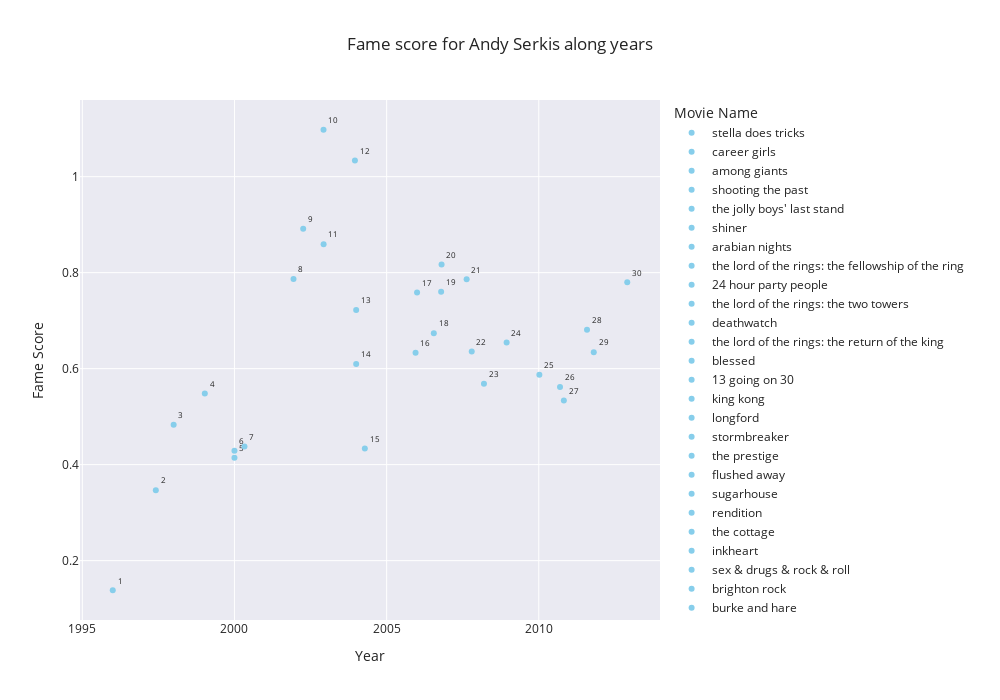

Here is the notebook cell this chart was saved with:
### Code cell
plot_filmography('Andy Serkis')

### Figure 1 — Plotly figure (JSON) as saved in the notebook; plotly's stock layout.template omitted (floating-point values rounded to 4 significant figures)
{"data": [{"hovertemplate": "movie_name=stella does tricks<br>Year=%{x}<br>Fame Score=%{y}<br>text=%{text}<extra></extra>", "legendgroup": "stella does tricks", "marker": {"color": "skyblue", "symbol": "circle"}, "mode": "markers+text", "name": "stella does tricks", "orientation": "v", "showlegend": true, "text": [1], "textfont": {"size": 8}, "textposition": "top right", "type": "scatter", "x": ["1996-01-01T00:00:00"], "xaxis": "x", "y": [0.1383], "yaxis": "y"}, {"hovertemplate": "movie_name=career girls<br>Year=%{x}<br>Fame Score=%{y}<br>text=%{text}<extra></extra>", "legendgroup": "career girls", "marker": {"color": "skyblue", "symbol": "circle"}, "mode": "markers+text", "name": "career girls", "orientation": "v", "showlegend": true, "text": [2], "textfont": {"size": 8}, "textposition": "top right", "type": "scatter", "x": ["1997-06-01T00:00:00"], "xaxis": "x", "y": [0.3469], "yaxis": "y"}, {"hovertemplate": "movie_name=among giants<br>Year=%{x}<br>Fame Score=%{y}<br>text=%{text}<extra></extra>", "legendgroup": "among giants", "marker": {"color": "skyblue", "symbol": "circle"}, "mode": "markers+text", "name": "among giants", "orientation": "v", "showlegend": true, "text": [3], "textfont": {"size": 8}, "textposition": "top right", "type": "scatter", "x": ["1998-01-01T00:00:00"], "xaxis": "x", "y": [0.483], "yaxis": "y"}, {"hovertemplate": "movie_name=shooting the past<br>Year=%{x}<br>Fame Score=%{y}<br>text=%{text}<extra></extra>", "legendgroup": "shooting the past", "marker": {"color": "skyblue", "symbol": "circle"}, "mode": "markers+text", "name": "shooting the past", "orientation": "v", "showlegend": true, "text": [4], "textfont": {"size": 8}, "textposition": "top right", "type": "scatter", "x": ["1999-01-10T00:00:00"], "xaxis": "x", "y": [0.5484], "yaxis": "y"}, {"hovertemplate": "movie_name=the jolly boys' last stand<br>Year=%{x}<br>Fame Score=%{y}<br>text=%{text}<extra></extra>", "legendgroup": "the jolly boys' last stand", "marker": {"color": "skyblue", "symbol": "circle"}, "mode": "markers+text", "name": "the jolly boys' last stand", "orientation": "v", "showlegend": true, "text": [5], "textfont": {"size": 8}, "textposition": "top right", "type": "scatter", "x": ["2000-01-01T00:00:00"], "xaxis": "x", "y": [0.4143], "yaxis": "y"}, {"hovertemplate": "movie_name=shiner<br>Year=%{x}<br>Fame Score=%{y}<br>text=%{text}<extra></extra>", "legendgroup": "shiner", "marker": {"color": "skyblue", "symbol": "circle"}, "mode": "markers+text", "name": "shiner", "orientation": "v", "showlegend": true, "text": [6, 14], "textfont": {"size": 8}, "textposition": "top right", "type": "scatter", "x": ["2000-01-01T00:00:00", "2004-01-01T00:00:00"], "xaxis": "x", "y": [0.4292, 0.6097], "yaxis": "y"}, {"hovertemplate": "movie_name=arabian nights<br>Year=%{x}<br>Fame Score=%{y}<br>text=%{text}<extra></extra>", "legendgroup": "arabian nights", "marker": {"color": "skyblue", "symbol": "circle"}, "mode": "markers+text", "name": "arabian nights", "orientation": "v", "showlegend": true, "text": [7], "textfont": {"size": 8}, "textposition": "top right", "type": "scatter", "x": ["2000-04-30T00:00:00"], "xaxis": "x", "y": [0.4379], "yaxis": "y"}, {"hovertemplate": "movie_name=the lord of the rings: the fellowship of the ring<br>Year=%{x}<br>Fame Score=%{y}<br>text=%{text}<extra></extra>", "legendgroup": "the lord of the rings: the fellowship of the ring", "marker": {"color": "skyblue", "symbol": "circle"}, "mode": "markers+text", "name": "the lord of the rings: the fellowship of the ring", "orientation": "v", "showlegend": true, "text": [8], "textfont": {"size": 8}, "textposition": "top right", "type": "scatter", "x": ["2001-12-10T00:00:00"], "xaxis": "x", "y": [0.7869], "yaxis": "y"}, {"hovertemplate": "movie_name=24 hour party people<br>Year=%{x}<br>Fame Score=%{y}<br>text=%{text}<extra></extra>", "legendgroup": "24 hour party people", "marker": {"color": "skyblue", "symbol": "circle"}, "mode": "markers+text", "name": "24 hour party people", "orientation": "v", "showlegend": true, "text": [9], "textfont": {"size": 8}, "textposition": "top right", "type": "scatter", "x": ["2002-04-05T00:00:00"], "xaxis": "x", "y": [0.8914], "yaxis": "y"}, {"hovertemplate": "movie_name=the lord of the rings: the two towers<br>Year=%{x}<br>Fame Score=%{y}<br>text=%{text}<extra></extra>", "legendgroup": "the lord of the rings: the two towers", "marker": {"color": "skyblue", "symbol": "circle"}, "mode": "markers+text", "name": "the lord of the rings: the two towers", "orientation": "v", "showlegend": true, "text": [10], "textfont": {"size": 8}, "textposition": "top right", "type": "scatter", "x": ["2002-12-05T00:00:00"], "xaxis": "x", "y": [1.098], "yaxis": "y"}, {"hovertemplate": "movie_name=deathwatch<br>Year=%{x}<br>Fame Score=%{y}<br>text=%{text}<extra></extra>", "legendgroup": "deathwatch", "marker": {"color": "skyblue", "symbol": "circle"}, "mode": "markers+text", "name": "deathwatch", "orientation": "v", "showlegend": true, "text": [11], "textfont": {"size": 8}, "textposition": "top right", "type": "scatter", "x": ["2002-12-06T00:00:00"], "xaxis": "x", "y": [0.8595], "yaxis": "y"}, {"hovertemplate": "movie_name=the lord of the rings: the return of the king<br>Year=%{x}<br>Fame Score=%{y}<br>text=%{text}<extra></extra>", "legendgroup": "the lord of the rings: the return of the king", "marker": {"color": "skyblue", "symbol": "circle"}, "mode": "markers+text", "name": "the lord of the rings: the return of the king", "orientation": "v", "showlegend": true, "text": [12], "textfont": {"size": 8}, "textposition": "top right", "type": "scatter", "x": ["2003-12-17T00:00:00"], "xaxis": "x", "y": [1.034], "yaxis": "y"}, {"hovertemplate": "movie_name=blessed<br>Year=%{x}<br>Fame Score=%{y}<br>text=%{text}<extra></extra>", "legendgroup": "blessed", "marker": {"color": "skyblue", "symbol": "circle"}, "mode": "markers+text", "name": "blessed", "orientation": "v", "showlegend": true, "text": [13], "textfont": {"size": 8}, "textposition": "top right", "type": "scatter", "x": ["2004-01-01T00:00:00"], "xaxis": "x", "y": [0.7221], "yaxis": "y"}, {"hovertemplate": "movie_name=13 going on 30<br>Year=%{x}<br>Fame Score=%{y}<br>text=%{text}<extra></extra>", "legendgroup": "13 going on 30", "marker": {"color": "skyblue", "symbol": "circle"}, "mode": "markers+text", "name": "13 going on 30", "orientation": "v", "showlegend": true, "text": [15], "textfont": {"size": 8}, "textposition": "top right", "type": "scatter", "x": ["2004-04-14T00:00:00"], "xaxis": "x", "y": [0.4337], "yaxis": "y"}, {"hovertemplate": "movie_name=king kong<br>Year=%{x}<br>Fame Score=%{y}<br>text=%{text}<extra></extra>", "legendgroup": "king kong", "marker": {"color": "skyblue", "symbol": "circle"}, "mode": "markers+text", "name": "king kong", "orientation": "v", "showlegend": true, "text": [16], "textfont": {"size": 8}, "textposition": "top right", "type": "scatter", "x": ["2005-12-14T00:00:00"], "xaxis": "x", "y": [0.6334], "yaxis": "y"}, {"hovertemplate": "movie_name=longford<br>Year=%{x}<br>Fame Score=%{y}<br>text=%{text}<extra></extra>", "legendgroup": "longford", "marker": {"color": "skyblue", "symbol": "circle"}, "mode": "markers+text", "name": "longford", "orientation": "v", "showlegend": true, "text": [17], "textfont": {"size": 8}, "textposition": "top right", "type": "scatter", "x": ["2006-01-01T00:00:00"], "xaxis": "x", "y": [0.7587], "yaxis": "y"}, {"hovertemplate": "movie_name=stormbreaker<br>Year=%{x}<br>Fame Score=%{y}<br>text=%{text}<extra></extra>", "legendgroup": "stormbreaker", "marker": {"color": "skyblue", "symbol": "circle"}, "mode": "markers+text", "name": "stormbreaker", "orientation": "v", "showlegend": true, "text": [18], "textfont": {"size": 8}, "textposition": "top right", "type": "scatter", "x": ["2006-07-21T00:00:00"], "xaxis": "x", "y": [0.6739], "yaxis": "y"}, {"hovertemplate": "movie_name=the prestige<br>Year=%{x}<br>Fame Score=%{y}<br>text=%{text}<extra></extra>", "legendgroup": "the prestige", "marker": {"color": "skyblue", "symbol": "circle"}, "mode": "markers+text", "name": "the prestige", "orientation": "v", "showlegend": true, "text": [19], "textfont": {"size": 8}, "textposition": "top right", "type": "scatter", "x": ["2006-10-17T00:00:00"], "xaxis": "x", "y": [0.7604], "yaxis": "y"}, {"hovertemplate": "movie_name=flushed away<br>Year=%{x}<br>Fame Score=%{y}<br>text=%{text}<extra></extra>", "legendgroup": "flushed away", "marker": {"color": "skyblue", "symbol": "circle"}, "mode": "markers+text", "name": "flushed away", "orientation": "v", "showlegend": true, "text": [20], "textfont": {"size": 8}, "textposition": "top right", "type": "scatter", "x": ["2006-10-22T00:00:00"], "xaxis": "x", "y": [0.8171], "yaxis": "y"}, {"hovertemplate": "movie_name=sugarhouse<br>Year=%{x}<br>Fame Score=%{y}<br>text=%{text}<extra></extra>", "legendgroup": "sugarhouse", "marker": {"color": "skyblue", "symbol": "circle"}, "mode": "markers+text", "name": "sugarhouse", "orientation": "v", "showlegend": true, "text": [21], "textfont": {"size": 8}, "textposition": "top right", "type": "scatter", "x": ["2007-08-19T00:00:00"], "xaxis": "x", "y": [0.7863], "yaxis": "y"}, {"hovertemplate": "movie_name=rendition<br>Year=%{x}<br>Fame Score=%{y}<br>text=%{text}<extra></extra>", "legendgroup": "rendition", "marker": {"color": "skyblue", "symbol": "circle"}, "mode": "markers+text", "name": "rendition", "orientation": "v", "showlegend": true, "text": [22], "textfont": {"size": 8}, "textposition": "top right", "type": "scatter", "x": ["2007-10-19T00:00:00"], "xaxis": "x", "y": [0.6359], "yaxis": "y"}, {"hovertemplate": "movie_name=the cottage<br>Year=%{x}<br>Fame Score=%{y}<br>text=%{text}<extra></extra>", "legendgroup": "the cottage", "marker": {"color": "skyblue", "symbol": "circle"}, "mode": "markers+text", "name": "the cottage", "orientation": "v", "showlegend": true, "text": [23], "textfont": {"size": 8}, "textposition": "top right", "type": "scatter", "x": ["2008-03-14T00:00:00"], "xaxis": "x", "y": [0.5685], "yaxis": "y"}, {"hovertemplate": "movie_name=inkheart<br>Year=%{x}<br>Fame Score=%{y}<br>text=%{text}<extra></extra>", "legendgroup": "inkheart", "marker": {"color": "skyblue", "symbol": "circle"}, "mode": "markers+text", "name": "inkheart", "orientation": "v", "showlegend": true, "text": [24], "textfont": {"size": 8}, "textposition": "top right", "type": "scatter", "x": ["2008-12-11T00:00:00"], "xaxis": "x", "y": [0.6543], "yaxis": "y"}, {"hovertemplate": "movie_name=sex & drugs & rock & roll<br>Year=%{x}<br>Fame Score=%{y}<br>text=%{text}<extra></extra>", "legendgroup": "sex & drugs & rock & roll", "marker": {"color": "skyblue", "symbol": "circle"}, "mode": "markers+text", "name": "sex & drugs & rock & roll", "orientation": "v", "showlegend": true, "text": [25], "textfont": {"size": 8}, "textposition": "top right", "type": "scatter", "x": ["2010-01-08T00:00:00"], "xaxis": "x", "y": [0.5873], "yaxis": "y"}, {"hovertemplate": "movie_name=brighton rock<br>Year=%{x}<br>Fame Score=%{y}<br>text=%{text}<extra></extra>", "legendgroup": "brighton rock", "marker": {"color": "skyblue", "symbol": "circle"}, "mode": "markers+text", "name": "brighton rock", "orientation": "v", "showlegend": true, "text": [26], "textfont": {"size": 8}, "textposition": "top right", "type": "scatter", "x": ["2010-09-13T00:00:00"], "xaxis": "x", "y": [0.5617], "yaxis": "y"}, {"hovertemplate": "movie_name=burke and hare<br>Year=%{x}<br>Fame Score=%{y}<br>text=%{text}<extra></extra>", "legendgroup": "burke and hare", "marker": {"color": "skyblue", "symbol": "circle"}, "mode": "markers+text", "name": "burke and hare", "orientation": "v", "showlegend": true, "text": [27], "textfont": {"size": 8}, "textposition": "top right", "type": "scatter", "x": ["2010-10-29T00:00:00"], "xaxis": "x", "y": [0.5338], "yaxis": "y"}, {"hovertemplate": "movie_name=rise of the planet of the apes<br>Year=%{x}<br>Fame Score=%{y}<br>text=%{text}<extra></extra>", "legendgroup": "rise of the planet of the apes", "marker": {"color": "skyblue", "symbol": "circle"}, "mode": "markers+text", "name": "rise of the planet of the apes", "orientation": "v", "showlegend": true, "text": [28], "textfont": {"size": 8}, "textposition": "top right", "type": "scatter", "x": ["2011-08-03T00:00:00"], "xaxis": "x", "y": [0.6809], "yaxis": "y"}, {"hovertemplate": "movie_name=the adventures of tintin: the secret of the unicorn<br>Year=%{x}<br>Fame Score=%{y}<br>text=%{text}<extra></extra>", "legendgroup": "the adventures of tintin: the secret of the unicorn", "marker": {"color": "skyblue", "symbol": "circle"}, "mode": "markers+text", "name": "the adventures of tintin: the secret of the unicorn", "orientation": "v", "showlegend": true, "text": [29], "textfont": {"size": 8}, "textposition": "top right", "type": "scatter", "x": ["2011-10-23T00:00:00"], "xaxis": "x", "y": [0.6344], "yaxis": "y"}, {"hovertemplate": "movie_name=the hobbit: an unexpected journey<br>Year=%{x}<br>Fame Score=%{y}<br>text=%{text}<extra></extra>", "legendgroup": "the hobbit: an unexpected journey", "marker": {"color": "skyblue", "symbol": "circle"}, "mode": "markers+text", "name": "the hobbit: an unexpected journey", "orientation": "v", "showlegend": true, "text": [30], "textfont": {"size": 8}, "textposition": "top right", "type": "scatter", "x": ["2012-11-28T00:00:00"], "xaxis": "x", "y": [0.78], "yaxis": "y"}], "layout": {"height": 700, "legend": {"title": {"text": "Movie Name"}, "tracegroupgap": 0}, "title": {"text": "Fame score for Andy Serkis along years"}, "width": 1000, "xaxis": {"anchor": "y", "domain": [0, 1], "title": {"text": "Year"}}, "yaxis": {"anchor": "x", "domain": [0, 1], "title": {"text": "Fame Score"}}}}
